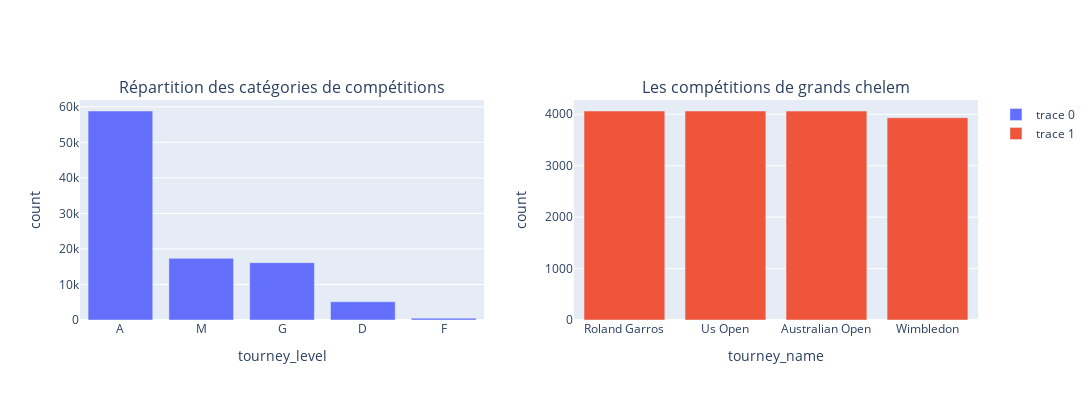

The notebook cell saved with this chart:
### Code cell
fig = make_subplots(rows=1, cols=2,
                    subplot_titles=("Répartition des catégories de compétitions", "Les compétitions de grands chelem"))

tmp_df = df['tourney_level'].value_counts().reset_index()
fig.add_trace(
    go.Bar(y=tmp_df["count"], x=tmp_df["tourney_level"]),
    row=1, col=1
)

tmp_df = df[df['tourney_level']=='G']["tourney_name"].apply(lambda x: x.title()).value_counts().reset_index()
fig.add_trace(
    go.Bar(y=tmp_df["count"], x=tmp_df["tourney_name"]),
    row=1, col=2
)

fig.update_layout(
    height=400, width=1200, yaxis_title="count", yaxis2_title="count", 
    xaxis_title="tourney_level", xaxis2_title="tourney_name", title_text="")
fig.show()

### Figure 1 — Plotly figure (JSON) as saved in the notebook; plotly's stock layout.template omitted (floating-point values rounded to 4 significant figures)
{"data": [{"type": "bar", "x": ["A", "M", "G", "D", "F"], "xaxis": "x", "y": [58817, 17359, 16125, 5132, 527], "yaxis": "y"}, {"type": "bar", "x": ["Roland Garros", "Us Open", "Australian Open", "Wimbledon"], "xaxis": "x2", "y": [4064, 4064, 4063, 3934], "yaxis": "y2"}], "layout": {"annotations": [{"font": {"size": 16}, "showarrow": false, "text": "Répartition des catégories de compétitions", "x": 0.225, "xanchor": "center", "xref": "paper", "y": 1, "yanchor": "bottom", "yref": "paper"}, {"font": {"size": 16}, "showarrow": false, "text": "Les compétitions de grands chelem", "x": 0.775, "xanchor": "center", "xref": "paper", "y": 1, "yanchor": "bottom", "yref": "paper"}], "height": 400, "title": {"text": ""}, "width": 1200, "xaxis": {"anchor": "y", "domain": [0, 0.45], "title": {"text": "tourney_level"}}, "xaxis2": {"anchor": "y2", "domain": [0.55, 1], "title": {"text": "tourney_name"}}, "yaxis": {"anchor": "x", "domain": [0, 1], "title": {"text": "count"}}, "yaxis2": {"anchor": "x2", "domain": [0, 1], "title": {"text": "count"}}}}
